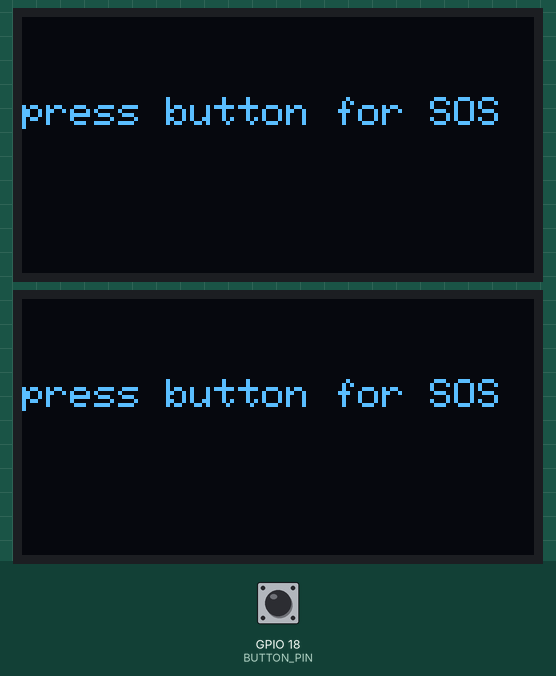
This sketch was run on a simulated ESP32. On the bench: 2 × 128×64 one-colour display. The test bench sets the inputs (shaded band); at power-on: GPIO 18 (BUTTON_PIN) HIGH. No radio packets arrive unless stated; what the sketch prints to the serial monitor is not drawn.

Above: at 1.3 s.
1.4 s: GPIO 18 (BUTTON_PIN) pulled LOW for 0.15 s
At 3.5 s:
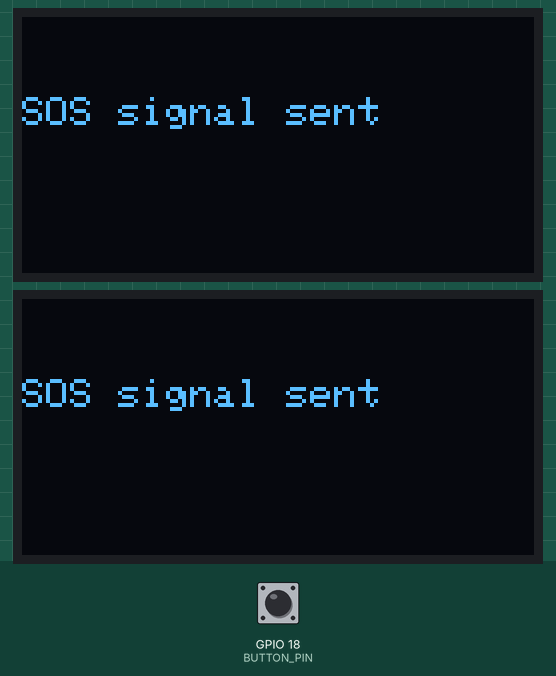
4.5 s: GPIO 18 (BUTTON_PIN) pulled LOW for 1 s
At 5.26 s:
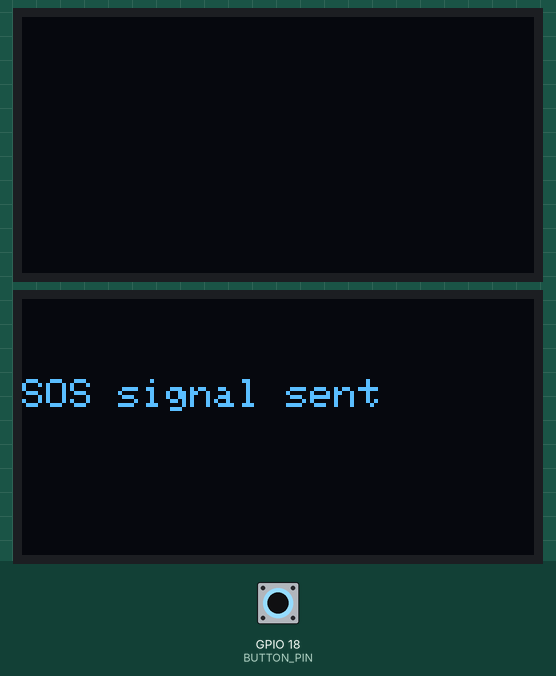
At 6.15 s:
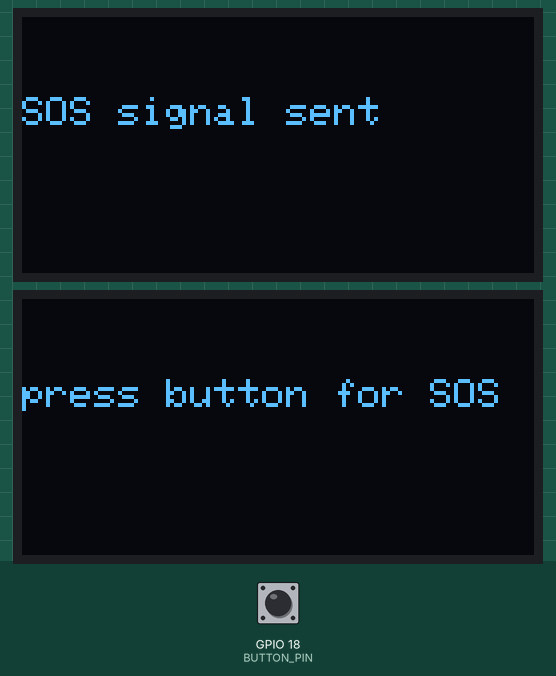
Timing chart, 0 to 7.7 s (numbered marks = the images above; inputs shaded):
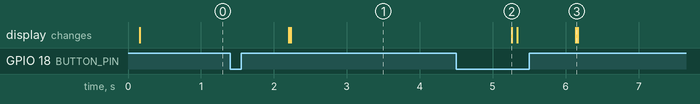

The sketch:

NODE1.ino
```cpp
#include <WiFi.h>
#include <WebServer.h>
#include <SPI.h>
#include <LoRa.h>
#include <Wire.h>
#include <Adafruit_GFX.h>
#include <Adafruit_SSD1306.h>

#define SS   5
#define RST  26
#define DIO0 33

const char* ssid = "Node1";
const char* masterNode = "MASTER";
const String GPS_COORDS = "10.727944,76.289472";

WebServer server(80);

#define SCREEN_WIDTH 128
#define SCREEN_HEIGHT 64
Adafruit_SSD1306 display1(SCREEN_WIDTH, SCREEN_HEIGHT, &Wire);
Adafruit_SSD1306 display2(SCREEN_WIDTH, SCREEN_HEIGHT, &Wire);

#define BUTTON_PIN 18
unsigned long messageStartTime = 0;
const unsigned long messageDuration = 3000;
bool showingSOS = false;

struct Message {
  String senderNode;
  String msgID;
  String type;
  String text;
  String gps;
  bool received;
};

#define MAX_MESSAGES 50
Message messages[MAX_MESSAGES];
int msgCount = 0;

void addMessage(String senderNode, String msgID, String type, String text, String gps = "", bool received = false) {
  if (msgCount < MAX_MESSAGES) {
    messages[msgCount++] = {senderNode, msgID, type, text, gps, received};
  } else {
    for (int i = 1; i < MAX_MESSAGES; i++) messages[i - 1] = messages[i];
    messages[MAX_MESSAGES - 1] = {senderNode, msgID, type, text, gps, received};
  }
}

void markReceived(String msgID) {
  for (int i = 0; i < msgCount; i++) {
    if (messages[i].msgID == msgID && messages[i].senderNode == "Me") {
      messages[i].received = true;
      break;
    }
  }
}

void showMessage(const char* msg) {
  display1.clearDisplay();
  display1.setTextSize(1);
  display1.setTextColor(SSD1306_WHITE);
  display1.setCursor(0, 20);
  display1.println(msg);
  display1.display();

  display2.clearDisplay();
  display2.setTextSize(1);
  display2.setTextColor(SSD1306_WHITE);
  display2.setCursor(0, 20);
  display2.println(msg);
  display2.display();
}

void clearDisplays() {
  display1.clearDisplay();
  display1.display();
  display2.clearDisplay();
  display2.display();
}

void handleRoot() {
  String html = R"rawliteral(
  <!doctype html><html><head><meta charset="utf-8">
  <title>ESP32 Pod Dashboard</title>
  <style>
    body { font-family: "Segoe UI", sans-serif; background: #e6f2ff; padding: 20px; }
    #output { padding: 10px; border: 1px solid #003366; background: #fff; height: 300px; overflow-y: auto; white-space: pre-wrap; }
  </style></head><body>
    <h2>ESP32 Pod Node</h2>
    <form action='/send'>Message: <input name='msg' type='text'>
    <input type='submit' value='Send'></form>
    <hr><h3>Messages:</h3>
    <div id="output">Waiting for data...</div>
    <script>
      async function fetchData() {
        const res = await fetch("/data"); const text = await res.text();
        document.getElementById("output").innerText = text;
        const outDiv=document.getElementById("output"); outDiv.scrollTop=outDiv.scrollHeight;
      }
      setInterval(fetchData,2000); fetchData();
    </script></body></html>
  )rawliteral";
  server.send(200, "text/html", html);
}

void handleSend() {
  String msg = server.arg("msg");
  if (msg != "") {
    String msgID = String(millis());
    String packet = String(ssid) + "|" + msgID + "|" + masterNode + "|MSG|" + msg + "|GPS:" + GPS_COORDS;
    LoRa.beginPacket(); LoRa.print(packet); LoRa.endPacket();
    addMessage("Me", msgID, "MSG", msg, GPS_COORDS, false);
    Serial.println("Sent: " + packet);
  }
  server.sendHeader("Location", "/"); server.send(303);
}

void handleData() {
  String out = "";
  for (int i = 0; i < msgCount; i++) {
    out += messages[i].senderNode + ": " + messages[i].text;
    if (messages[i].gps != "") out += " [GPS: " + messages[i].gps + "]";
    if (messages[i].senderNode == "Me" && messages[i].received) out += " ✅ Received";
    out += "\n";
  }
  server.send(200, "text/plain", out);
}

void setup() {
  Serial.begin(115200);

  pinMode(BUTTON_PIN, INPUT_PULLUP);
  Wire.begin(21, 22);

  if (!display1.begin(SSD1306_SWITCHCAPVCC, 0x3C)) for (;;);
  if (!display2.begin(SSD1306_SWITCHCAPVCC, 0x3D)) for (;;);
  clearDisplays();
  showMessage("press button for SOS");

  LoRa.setPins(SS, RST, DIO0);
  if (!LoRa.begin(433E6)) {
    Serial.println("LoRa init failed!"); while (1);
  }
  Serial.println("LoRa ready");

  WiFi.softAP(ssid);
  Serial.print("AP IP: "); Serial.println(WiFi.softAPIP());

  server.on("/", handleRoot);
  server.on("/send", handleSend);
  server.on("/data", handleData);
  server.begin();
  Serial.println("WebServer started");
}

void loop() {
  server.handleClient();

  if (digitalRead(BUTTON_PIN) == LOW && !showingSOS) {
    String msgID = String(millis());
    String packet = String(ssid) + "|" + msgID + "|" + masterNode + "|SOS|Emergency!|GPS:" + GPS_COORDS;
    for (int i = 0; i < 3; i++) {
      LoRa.beginPacket();
      LoRa.print(packet);
      LoRa.endPacket();
      delay(200);
    }
    addMessage("Me", msgID, "SOS", "Emergency!", GPS_COORDS, false);
    Serial.println("SOS Sent: " + packet);
    showMessage("SOS signal sent");
    messageStartTime = millis();
    showingSOS = true;
    delay(300);
  }

  if (showingSOS && millis() - messageStartTime >= messageDuration) {
    clearDisplays();
    showMessage("press button for SOS");
    showingSOS = false;
  }

  int packetSize = LoRa.parsePacket();
  if (packetSize) {
    String incoming = "";
    while (LoRa.available()) incoming += (char)LoRa.read();
    Serial.println("LoRa RX: " + incoming);

    int firstSep  = incoming.indexOf('|');
    int secondSep = incoming.indexOf('|', firstSep + 1);
    int thirdSep  = incoming.indexOf('|', secondSep + 1);
    int fourthSep = incoming.indexOf('|', thirdSep + 1);

    if (firstSep > 0 && secondSep > firstSep && thirdSep > secondSep && fourthSep > thirdSep) {
      String senderNode = incoming.substring(0, firstSep);
      String msgID      = incoming.substring(firstSep + 1, secondSep);
      String targetNode = incoming.substring(secondSep + 1, thirdSep);
      String type       = incoming.substring(thirdSep + 1, fourthSep);
      String text       = incoming.substring(fourthSep + 1);

      if (type == "ACK") {
        markReceived(msgID);
      } else if (targetNode == ssid && (type == "MSG" || type == "SOS")) {
        addMessage(senderNode, msgID, type, text);
      }
    }
  }
}
```

Measured:
- after the input at 1.4 s, the display: first changes after 0.81 s (image 1 shows a later state)
- after the input at 4.5 s, the display: first differs from a run without the input after 1.6 s (image 3)
